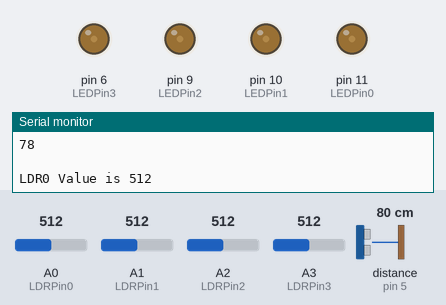
This sketch was run on a simulated Arduino Uno, built with avr-gcc and run on an emulated ATmega328P. Parts: output pins drawn as LEDs (lit = HIGH), the last lines printed to the serial monitor. Wiring (inferred from the names in the program): ultrasonic range finder: trigger pin 3; echo pin 5. The inputs (shaded band) are chosen by the test bench; at power-on: distance to the obstacle (sensor on pin 5) 80 cm, A3 (LDRPin3) = 512, A2 (LDRPin2) = 512, A0 (LDRPin0) = 512, A1 (LDRPin1) = 512. The echo pulse lasts 58.3 µs per cm; pins used as bus, display or sensor lines are not drawn.

Above: at 1.2 s.
1.3 s: distance to the obstacle (sensor on pin 5) set to 66 cm
3.1 s: distance to the obstacle (sensor on pin 5) set to 58 cm
At 4.7 s:
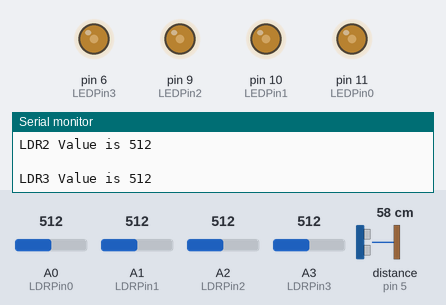
5.4 s: distance to the obstacle (sensor on pin 5) set to 250 cm
At 6.8 s:
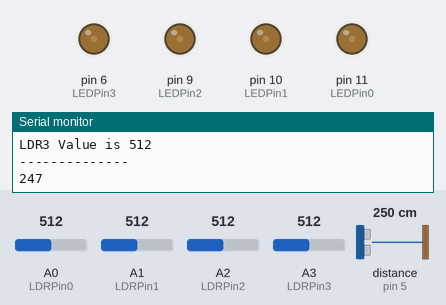
7.4 s: A3 (LDRPin3) set to 326
8.9 s: A3 (LDRPin3) set to 308
At 10.4 s:
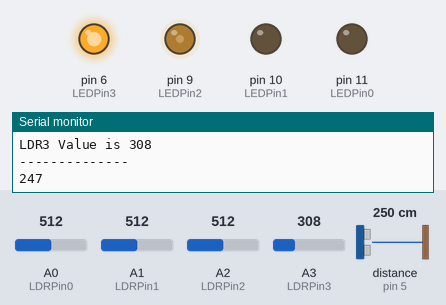
10.7 s: A2 (LDRPin2) set to 151
12.2 s: A2 (LDRPin2) set to 128
At 13.0 s:
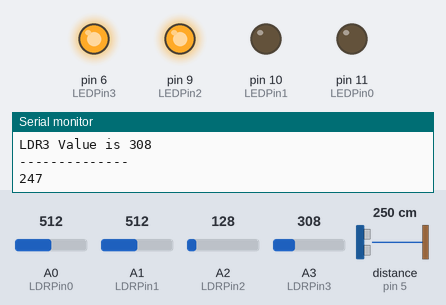
Timing chart, 0 to 15.0 s (numbered marks = the images above; inputs shaded):
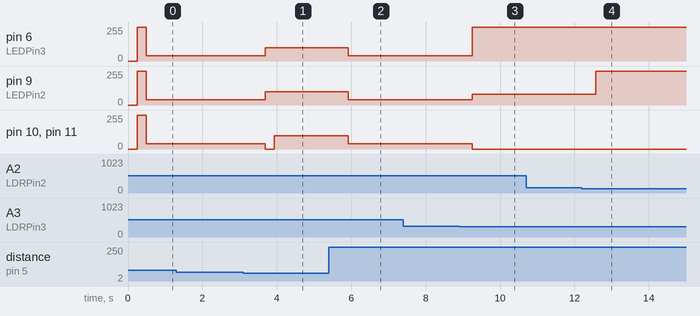

The sketch:

Smart_Headlight_System.ino
```cpp
const int trigPin = 3;  // Trigger pin
const int echoPin = 5; // Echo pin
long duration;
int distance;
const int car_dist= 60;

const int LDRPin0=A0;
const int LDRPin1=A1;
const int LDRPin2=A2;
const int LDRPin3=A3;

const int LEDPin0= 11;
const int LEDPin1= 10;
const int LEDPin2= 9;
const int LEDPin3= 6;

 int LEDB0= 255;
 int LEDB1= 255;
 int LEDB2= 255;
 int LEDB3= 255;

 int LEDB0Cnt= 0;
 int LEDB1Cnt= 0;
 int LEDB2Cnt= 0;
 int LEDB3Cnt= 0;

void setup()
{
  Serial.begin(9600);
  pinMode(trigPin, OUTPUT);
  pinMode(echoPin, INPUT);
  pinMode (LDRPin0, INPUT);
  pinMode (LDRPin1, INPUT);
  pinMode (LDRPin2, INPUT);
  pinMode (LDRPin3, INPUT);
  pinMode (LEDPin0, OUTPUT);
  pinMode (LEDPin1, OUTPUT);
  pinMode (LEDPin2, OUTPUT);
  pinMode (LEDPin3, OUTPUT);

}
void loop() {
  digitalWrite(trigPin, LOW);
  delayMicroseconds(2);
  digitalWrite(trigPin, HIGH);
  delayMicroseconds(10);
  digitalWrite(trigPin, LOW);
  duration = pulseIn(echoPin, HIGH);
  distance = duration * 0.034 / 2;
  Serial.println(distance);
  delay(200);

int LDRStatus0 = analogRead(LDRPin0);
int LDRStatus1 = analogRead(LDRPin1);
int LDRStatus2 = analogRead(LDRPin2);
int LDRStatus3 = analogRead(LDRPin3);

Serial.println(" ");
Serial.print("LDR0 Value is ");
Serial.println(LDRStatus0);
Serial.println(" ");
Serial.print("LDR1 Value is ");
Serial.println(LDRStatus1);
Serial.println(" ");
Serial.print("LDR2 Value is ");
Serial.println(LDRStatus2);
Serial.println(" ");
Serial.print("LDR3 Value is ");
Serial.println(LDRStatus3);
Serial.println("--------------");
 analogWrite(LEDPin0, LEDB0);
 analogWrite(LEDPin1, LEDB1);
 analogWrite(LEDPin2, LEDB2);
 analogWrite(LEDPin3, LEDB3);
  if ( (distance<car_dist)&(170<=LDRStatus0) ){
if((13<=LDRStatus0)&(LEDB0Cnt==0))
  {
 LEDB0=0;
 LEDB1=90;
 LEDB2=80;
 LEDB3=70;
 LEDB0Cnt=LEDB0Cnt+1;

  }else{
  LEDB0=100;}


if((22<=LDRStatus1)&(LEDB1Cnt==0))
  {
 LEDB0=0;
 LEDB1=0;
 LEDB2=80;
 LEDB3=70;
 LEDB1Cnt=LEDB1Cnt+1;
  }else{
  LEDB1=100;}

if((140<=LDRStatus2)&(LEDB1Cnt==0))
  {
 LEDB0=0;
 LEDB1=0;
 LEDB2=80;
 LEDB3=70;
 LEDB2Cnt=LEDB2Cnt+1;
  }else{
  LEDB2=100;}

 if((320<=LDRStatus3)&(LEDB1Cnt==0))
  {
 LEDB0=40;
 LEDB1=40;
 LEDB2=40;
 LEDB3=40;
 LEDB3Cnt=LEDB3Cnt+1;
  }else{
  LEDB3=100;
  }}else{
    LEDB0Cnt=0;
    LEDB1Cnt=0;
    LEDB2Cnt=0;
    LEDB3Cnt=0;
    if(13<=LDRStatus0)
  {
 LEDB0=0;
 LEDB1=180;
 LEDB2=200;
 LEDB3=255;
  }else{
  LEDB0=255;}


if(22<=LDRStatus1)
  {
 LEDB0=0;
 LEDB1=0;
 LEDB2=180;
 LEDB3=255;
  }else{
  LEDB1=255;}

if(140<=LDRStatus2 )
  {
 LEDB0=0;
 LEDB1=0;
 LEDB2=80;
 LEDB3=255;
  }else{
  LEDB2=255;}

 if(320<=LDRStatus3)
  {
 LEDB0=40;
 LEDB1=40;
 LEDB2=40;
 LEDB3=40;
  }else{
  LEDB3=255;}

  }

  }
```

Measured:
- the behaviour switches between 61 and 60 cm on distance to the obstacle (sensor on pin 5) (found by bisection; images 0 and 1)
- the behaviour switches between 320 and 319 on A3 (LDRPin3) (found by bisection; images 2 and 3)
- the behaviour switches between 140 and 139 on A2 (LDRPin2) (found by bisection; images 3 and 4)
- after the input at 3.1 s, pin 6 (LEDPin3), pin 9 (LEDPin2): 40/255 → 100/255 after 0.59 s; pin 10 (LEDPin1), pin 11 (LEDPin0): 40/255 → 0/255 after 0.59 s, → 100/255 0.25 s later
- after the input at 5.4 s, pin 6 (LEDPin3), pin 9 (LEDPin2), pin 10 (LEDPin1), pin 11 (LEDPin0): 100/255 → 40/255 after 0.52 s
- after the input at 8.9 s, pin 6 (LEDPin3): 40/255 → 255/255 after 0.35 s; pin 9 (LEDPin2): 40/255 → 80/255 after 0.35 s; pin 10 (LEDPin1), pin 11 (LEDPin0): 40/255 → 0/255 after 0.35 s
- after the input at 12.2 s, pin 9 (LEDPin2): 80/255 → 255/255 after 0.38 s
